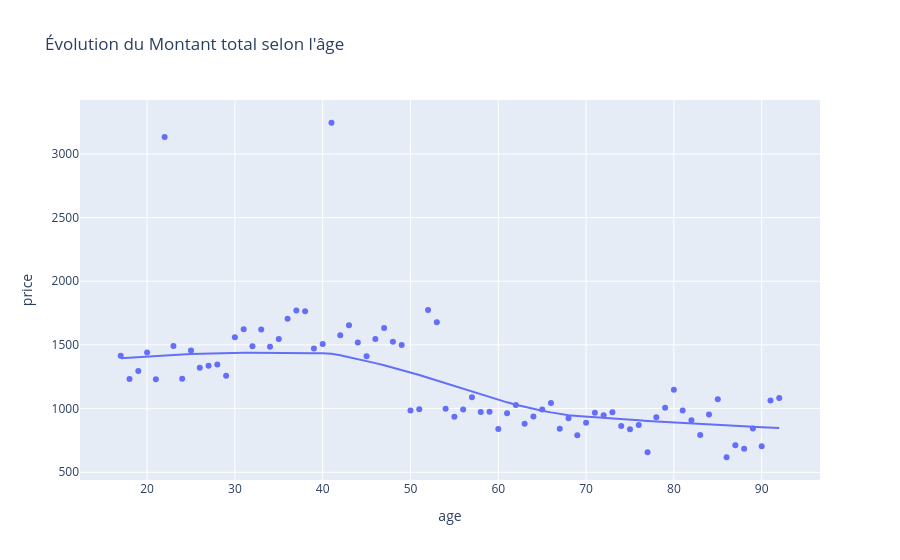

The code cell stored with this chart in its notebook:
### Markdown cell above
On constate par le test D'AGOSTINO K² et l'histogramme que la distribution des valeurs age ne suivent pas une loi normale. P_value < 0.05

### Code cell
# Quanti - quanti
variables = ['price', 'session_id', 'panier_moyen']
titles = ['Montant Total', 'Fréquence d\'achat', 'Taille du Panier Moyen']
# Quanti - quanti
rho, p_value = stats.spearmanr(df_client['age'], df_client['price'])
print(f"--- Corrélation Âge vs montant total ---")
print(f"Coefficient de Spearman: {rho:.3f}")
print(f"P-value: {p_value:.3e}")

# Graphique rapide pour visualiser
fig = px.scatter(
    df_client.groupby('age')['price'].mean().reset_index(), 
        x='age', y='price', trendline="lowess",
        title=f"Évolution du Montant total selon l'âge")
fig.show()

### Figure 1 — Plotly figure (JSON) as saved in the notebook; plotly's stock layout.template omitted (floating-point values rounded to 4 significant figures)
{"data": [{"hovertemplate": "age=%{x}<br>price=%{y}<extra></extra>", "legendgroup": "", "marker": {"color": "#636efa", "symbol": "circle"}, "mode": "markers", "name": "", "orientation": "v", "showlegend": false, "type": "scatter", "x": [17, 18, 19, 20, 21, 22, 23, 24, 25, 26, 27, 28, 29, 30, 31, 32, 33, 34, 35, 36, 37, 38, 39, 40, 41, 42, 43, 44, 45, 46, 47, 48, 49, 50, 51, 52, 53, 54, 55, 56, 57, 58, 59, 60, 61, 62, 63, 64, 65, 66, 67, 68, 69, 70, 71, 72, 73, 74, 75, 76, 77, 78, 79, 80, 81, 82, 83, 84, 85, 86, 87, 88, 89, 90, 91, 92], "xaxis": "x", "y": [1416.0, 1232.0, 1296.0, 1440.0, 1231.0, 3132.0, 1492.0, 1234.0, 1456.0, 1321.0, 1337.0, 1346.0, 1258.0, 1560.0, 1623.0, 1490.0, 1622.0, 1486.0, 1546.0, 1705.0, 1770.0, 1765.0, 1472.0, 1507.0, 3245.0, 1575.0, 1655.0, 1519.0, 1410.0, 1547.0, 1634.0, 1525.0, 1500.0, 985.8, 995.0, 1775.0, 1677.0, 999.4, 935.4, 992.7, 1089.0, 972.8, 975.0, 840.8, 964.1, 1029.0, 880.9, 938.2, 993.8, 1044.0, 841.1, 924.0, 790.6, 889.9, 967.9, 948.5, 971.5, 864.4, 838.2, 870.4, 657.1, 932.4, 1008.0, 1148.0, 985.9, 908.1, 793.5, 954.7, 1073.0, 618.1, 711.9, 684.7, 843.2, 703.9, 1063.0, 1083.0], "yaxis": "y"}, {"hovertemplate": "<b>LOWESS trendline</b><br><br>age=%{x}<br>price=%{y} <b>(trend)</b><extra></extra>", "legendgroup": "", "marker": {"color": "#636efa", "symbol": "circle"}, "mode": "lines", "name": "", "showlegend": false, "type": "scatter", "x": [17, 18, 19, 20, 21, 22, 23, 24, 25, 26, 27, 28, 29, 30, 31, 32, 33, 34, 35, 36, 37, 38, 39, 40, 41, 42, 43, 44, 45, 46, 47, 48, 49, 50, 51, 52, 53, 54, 55, 56, 57, 58, 59, 60, 61, 62, 63, 64, 65, 66, 67, 68, 69, 70, 71, 72, 73, 74, 75, 76, 77, 78, 79, 80, 81, 82, 83, 84, 85, 86, 87, 88, 89, 90, 91, 92], "xaxis": "x", "y": [1395.0, 1400.0, 1405.0, 1410.0, 1414.0, 1418.0, 1422.0, 1425.0, 1428.0, 1431.0, 1433.0, 1435.0, 1436.0, 1438.0, 1438.0, 1439.0, 1439.0, 1439.0, 1439.0, 1438.0, 1437.0, 1436.0, 1435.0, 1434.0, 1431.0, 1418.0, 1404.0, 1389.0, 1374.0, 1357.0, 1340.0, 1322.0, 1304.0, 1284.0, 1264.0, 1243.0, 1221.0, 1199.0, 1177.0, 1154.0, 1132.0, 1110.0, 1089.0, 1069.0, 1049.0, 1031.0, 1014.0, 998.0, 983.6, 970.5, 958.9, 948.8, 942.9, 937.2, 931.9, 926.7, 921.8, 917.0, 912.4, 908.0, 903.6, 899.4, 895.3, 891.3, 887.3, 883.5, 879.7, 876.0, 872.4, 868.8, 865.2, 861.6, 858.0, 854.5, 851.0, 847.6], "yaxis": "y"}], "layout": {"legend": {"tracegroupgap": 0}, "title": {"text": "Évolution du Montant total selon l'âge"}, "xaxis": {"anchor": "y", "domain": [0, 1], "title": {"text": "age"}}, "yaxis": {"anchor": "x", "domain": [0, 1], "title": {"text": "price"}}}}
